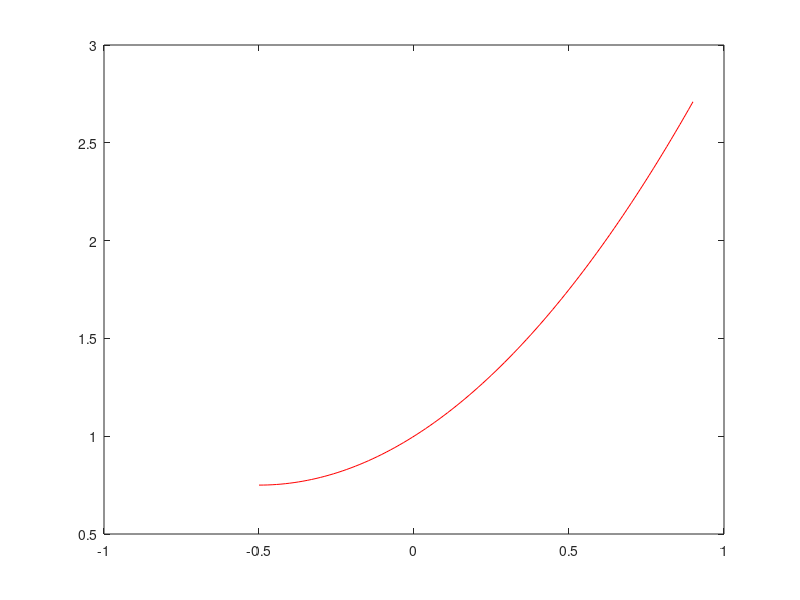

Source code (MATLAB):
clear all
close all

I=[-0.5,0.9];
DIM = 100;
xx = linspace(I(1),I(2),DIM);
##ww = linspace(0,10,DIM);
##xi = linspace(f(I(1)),f(I(2)),DIM);

##f = @(x) 1./(1-x);
####g = @(x) (x-1)./1;
##
##yy = f(xx);

 % gg=GeomReihe(xx,2)
 % plot(xx,gg,'r-');

##grid on
##set(gca,'XAxisLocation','origin','YAxisLocation','origin')
##ylim([-1,10])

##hold on
##plot(xx,yy,'b-');
##plot(ww,ww,'k-');
##%plot(yy,xx,'r-');
##plot(xx,g(xi),'m-');
##daspect([1 1 1]);

function s=GeomReihe(x,N)
  s=0;
  for k=0:N
    s = s + x.^k;
  end
end

gg = GeomReihe(xx, 2);
plot(xx, gg, 'r-');
